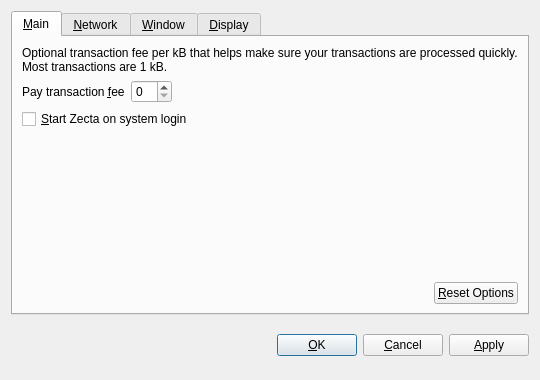
<?xml version="1.0" encoding="UTF-8"?>
<ui version="4.0">
 <class>OptionsDialog</class>
 <widget class="QDialog" name="OptionsDialog">
  <property name="geometry">
   <rect>
    <x>0</x>
    <y>0</y>
    <width>540</width>
    <height>380</height>
   </rect>
  </property>
  <property name="windowTitle">
   <string>Options</string>
  </property>
  <property name="modal">
   <bool>true</bool>
  </property>
  <layout class="QVBoxLayout" name="verticalLayout">
   <item>
    <widget class="QTabWidget" name="tabWidget">
     <property name="tabPosition">
      <enum>QTabWidget::North</enum>
     </property>
     <property name="currentIndex">
      <number>0</number>
     </property>
     <widget class="QWidget" name="tabMain">
      <attribute name="title">
       <string>&amp;Main</string>
      </attribute>
      <layout class="QVBoxLayout" name="verticalLayout_Main">
       <item>
        <widget class="QLabel" name="transactionFeeInfoLabel">
         <property name="text">
          <string>Optional transaction fee per kB that helps make sure your transactions are processed quickly. Most transactions are 1 kB.</string>
         </property>
         <property name="textFormat">
          <enum>Qt::PlainText</enum>
         </property>
         <property name="wordWrap">
          <bool>true</bool>
         </property>
        </widget>
       </item>
       <item>
        <layout class="QHBoxLayout" name="horizontalLayout_1_Main">
         <item>
          <widget class="QLabel" name="transactionFeeLabel">
           <property name="text">
            <string>Pay transaction &amp;fee</string>
           </property>
           <property name="textFormat">
            <enum>Qt::PlainText</enum>
           </property>
           <property name="buddy">
            <cstring>transactionFee</cstring>
           </property>
          </widget>
         </item>
         <item>
          <widget class="BitcoinAmountField" name="transactionFee"/>
         </item>
         <item>
          <spacer name="horizontalSpacer_1_Main">
           <property name="orientation">
            <enum>Qt::Horizontal</enum>
           </property>
           <property name="sizeHint" stdset="0">
            <size>
             <width>40</width>
             <height>20</height>
            </size>
           </property>
          </spacer>
         </item>
        </layout>
       </item>
       <item>
        <widget class="QCheckBox" name="bitcoinAtStartup">
         <property name="toolTip">
          <string>Automatically start Zecta after logging in to the system.</string>
         </property>
         <property name="text">
          <string>&amp;Start Zecta on system login</string>
         </property>
        </widget>
       </item>
       <item>
        <spacer name="verticalSpacer_Main">
         <property name="orientation">
          <enum>Qt::Vertical</enum>
         </property>
         <property name="sizeHint" stdset="0">
          <size>
           <width>20</width>
           <height>40</height>
          </size>
         </property>
        </spacer>
       </item>
       <item>
        <layout class="QHBoxLayout" name="horizontalLayout_2_Main">
         <item>
          <spacer name="horizontalSpacer_2_Main">
           <property name="orientation">
            <enum>Qt::Horizontal</enum>
           </property>
           <property name="sizeHint" stdset="0">
            <size>
             <width>40</width>
             <height>20</height>
            </size>
           </property>
          </spacer>
         </item>
         <item>
          <widget class="QPushButton" name="resetButton">
           <property name="toolTip">
            <string>Reset all client options to default.</string>
           </property>
           <property name="text">
            <string>&amp;Reset Options</string>
           </property>
           <property name="autoDefault">
            <bool>false</bool>
           </property>
          </widget>
         </item>
        </layout>
       </item>
      </layout>
     </widget>
     <widget class="QWidget" name="tabNetwork">
      <attribute name="title">
       <string>&amp;Network</string>
      </attribute>
      <layout class="QVBoxLayout" name="verticalLayout_Network">
       <item>
        <widget class="QCheckBox" name="mapPortUpnp">
         <property name="toolTip">
          <string>Automatically open the Zecta client port on the router. This only works when your router supports UPnP and it is enabled.</string>
         </property>
         <property name="text">
          <string>Map port using &amp;UPnP</string>
         </property>
        </widget>
       </item>
       <item>
        <widget class="QCheckBox" name="connectSocks">
         <property name="toolTip">
          <string>Connect to the Zecta network through a SOCKS proxy (e.g. when connecting through Tor).</string>
         </property>
         <property name="text">
          <string>&amp;Connect through SOCKS proxy:</string>
         </property>
        </widget>
       </item>
       <item>
        <layout class="QHBoxLayout" name="horizontalLayout_Network">
         <item>
          <widget class="QLabel" name="proxyIpLabel">
           <property name="text">
            <string>Proxy &amp;IP:</string>
           </property>
           <property name="textFormat">
            <enum>Qt::PlainText</enum>
           </property>
           <property name="buddy">
            <cstring>proxyIp</cstring>
           </property>
          </widget>
         </item>
         <item>
          <widget class="QValidatedLineEdit" name="proxyIp">
           <property name="maximumSize">
            <size>
             <width>140</width>
             <height>16777215</height>
            </size>
           </property>
           <property name="toolTip">
            <string>IP address of the proxy (e.g. 127.0.0.1)</string>
           </property>
          </widget>
         </item>
         <item>
          <widget class="QLabel" name="proxyPortLabel">
           <property name="text">
            <string>&amp;Port:</string>
           </property>
           <property name="textFormat">
            <enum>Qt::PlainText</enum>
           </property>
           <property name="buddy">
            <cstring>proxyPort</cstring>
           </property>
          </widget>
         </item>
         <item>
          <widget class="QLineEdit" name="proxyPort">
           <property name="maximumSize">
            <size>
             <width>55</width>
             <height>16777215</height>
            </size>
           </property>
           <property name="toolTip">
            <string>Port of the proxy (e.g. 9050)</string>
           </property>
          </widget>
         </item>
         <item>
          <widget class="QLabel" name="socksVersionLabel">
           <property name="text">
            <string>SOCKS &amp;Version:</string>
           </property>
           <property name="textFormat">
            <enum>Qt::PlainText</enum>
           </property>
           <property name="buddy">
            <cstring>socksVersion</cstring>
           </property>
          </widget>
         </item>
         <item>
          <widget class="QValueComboBox" name="socksVersion">
           <property name="toolTip">
            <string>SOCKS version of the proxy (e.g. 5)</string>
           </property>
          </widget>
         </item>
         <item>
          <spacer name="horizontalSpacer_Network">
           <property name="orientation">
            <enum>Qt::Horizontal</enum>
           </property>
           <property name="sizeHint" stdset="0">
            <size>
             <width>40</width>
             <height>20</height>
            </size>
           </property>
          </spacer>
         </item>
        </layout>
       </item>
       <item>
        <spacer name="verticalSpacer_Network">
         <property name="orientation">
          <enum>Qt::Vertical</enum>
         </property>
         <property name="sizeHint" stdset="0">
          <size>
           <width>20</width>
           <height>40</height>
          </size>
         </property>
        </spacer>
       </item>
      </layout>
     </widget>
     <widget class="QWidget" name="tabWindow">
      <attribute name="title">
       <string>&amp;Window</string>
      </attribute>
      <layout class="QVBoxLayout" name="verticalLayout_Window">
       <item>
        <widget class="QCheckBox" name="minimizeToTray">
         <property name="toolTip">
          <string>Show only a tray icon after minimizing the window.</string>
         </property>
         <property name="text">
          <string>&amp;Minimize to the tray instead of the taskbar</string>
         </property>
        </widget>
       </item>
       <item>
        <widget class="QCheckBox" name="minimizeOnClose">
         <property name="toolTip">
          <string>Minimize instead of exit the application when the window is closed. When this option is enabled, the application will be closed only after selecting Quit in the menu.</string>
         </property>
         <property name="text">
          <string>M&amp;inimize on close</string>
         </property>
        </widget>
       </item>
       <item>
        <spacer name="verticalSpacer_Window">
         <property name="orientation">
          <enum>Qt::Vertical</enum>
         </property>
         <property name="sizeHint" stdset="0">
          <size>
           <width>20</width>
           <height>40</height>
          </size>
         </property>
        </spacer>
       </item>
      </layout>
     </widget>
     <widget class="QWidget" name="tabDisplay">
      <attribute name="title">
       <string>&amp;Display</string>
      </attribute>
      <layout class="QVBoxLayout" name="verticalLayout_Display">
       <item>
        <layout class="QHBoxLayout" name="horizontalLayout_1_Display">
         <item>
          <widget class="QLabel" name="langLabel">
           <property name="text">
            <string>User Interface &amp;language:</string>
           </property>
           <property name="textFormat">
            <enum>Qt::PlainText</enum>
           </property>
           <property name="buddy">
            <cstring>lang</cstring>
           </property>
          </widget>
         </item>
         <item>
          <widget class="QValueComboBox" name="lang">
           <property name="toolTip">
            <string>The user interface language can be set here. This setting will take effect after restarting Zecta.</string>
           </property>
          </widget>
         </item>
        </layout>
       </item>
       <item>
        <layout class="QHBoxLayout" name="horizontalLayout_2_Display">
         <item>
          <widget class="QLabel" name="unitLabel">
           <property name="text">
            <string>&amp;Unit to show amounts in:</string>
           </property>
           <property name="textFormat">
            <enum>Qt::PlainText</enum>
           </property>
           <property name="buddy">
            <cstring>unit</cstring>
           </property>
          </widget>
         </item>
         <item>
          <widget class="QValueComboBox" name="unit">
           <property name="toolTip">
            <string>Choose the default subdivision unit to show in the interface and when sending coins.</string>
           </property>
          </widget>
         </item>
        </layout>
       </item>
       <item>
        <widget class="QCheckBox" name="displayAddresses">
         <property name="toolTip">
          <string>Whether to show Zecta addresses in the transaction list or not.</string>
         </property>
         <property name="text">
          <string>&amp;Display addresses in transaction list</string>
         </property>
        </widget>
       </item>
       <item>
        <widget class="QCheckBox" name="coinControlFeatures">
         <property name="toolTip">
          <string>Whether to show coin control features or not.</string>
         </property>
         <property name="text">
          <string>Display coin &amp;control features (experts only!)</string>
         </property>
        </widget>
       </item>
       <item>
        <spacer name="verticalSpacer_Display">
         <property name="orientation">
          <enum>Qt::Vertical</enum>
         </property>
         <property name="sizeHint" stdset="0">
          <size>
           <width>20</width>
           <height>40</height>
          </size>
         </property>
        </spacer>
       </item>
      </layout>
     </widget>
    </widget>
   </item>
   <item>
    <layout class="QHBoxLayout" name="horizontalLayout_Buttons">
     <item>
      <spacer name="horizontalSpacer_1">
       <property name="orientation">
        <enum>Qt::Horizontal</enum>
       </property>
       <property name="sizeHint" stdset="0">
        <size>
         <width>40</width>
         <height>48</height>
        </size>
       </property>
      </spacer>
     </item>
     <item>
      <widget class="QLabel" name="statusLabel">
       <property name="font">
        <font>
         <weight>75</weight>
         <bold>true</bold>
        </font>
       </property>
       <property name="text">
        <string/>
       </property>
       <property name="textFormat">
        <enum>Qt::PlainText</enum>
       </property>
       <property name="wordWrap">
        <bool>true</bool>
       </property>
      </widget>
     </item>
     <item>
      <spacer name="horizontalSpacer_2">
       <property name="orientation">
        <enum>Qt::Horizontal</enum>
       </property>
       <property name="sizeHint" stdset="0">
        <size>
         <width>40</width>
         <height>48</height>
        </size>
       </property>
      </spacer>
     </item>
     <item>
      <widget class="QPushButton" name="okButton">
       <property name="text">
        <string>&amp;OK</string>
       </property>
      </widget>
     </item>
     <item>
      <widget class="QPushButton" name="cancelButton">
       <property name="text">
        <string>&amp;Cancel</string>
       </property>
       <property name="autoDefault">
        <bool>false</bool>
       </property>
      </widget>
     </item>
     <item>
      <widget class="QPushButton" name="applyButton">
       <property name="text">
        <string>&amp;Apply</string>
       </property>
       <property name="autoDefault">
        <bool>false</bool>
       </property>
      </widget>
     </item>
    </layout>
   </item>
  </layout>
 </widget>
 <customwidgets>
  <customwidget>
   <class>BitcoinAmountField</class>
   <extends>QSpinBox</extends>
   <header>bitcoinamountfield.h</header>
  </customwidget>
  <customwidget>
   <class>QValueComboBox</class>
   <extends>QComboBox</extends>
   <header>qvaluecombobox.h</header>
  </customwidget>
  <customwidget>
   <class>QValidatedLineEdit</class>
   <extends>QLineEdit</extends>
   <header>qvalidatedlineedit.h</header>
  </customwidget>
 </customwidgets>
 <resources/>
 <connections/>
</ui>
